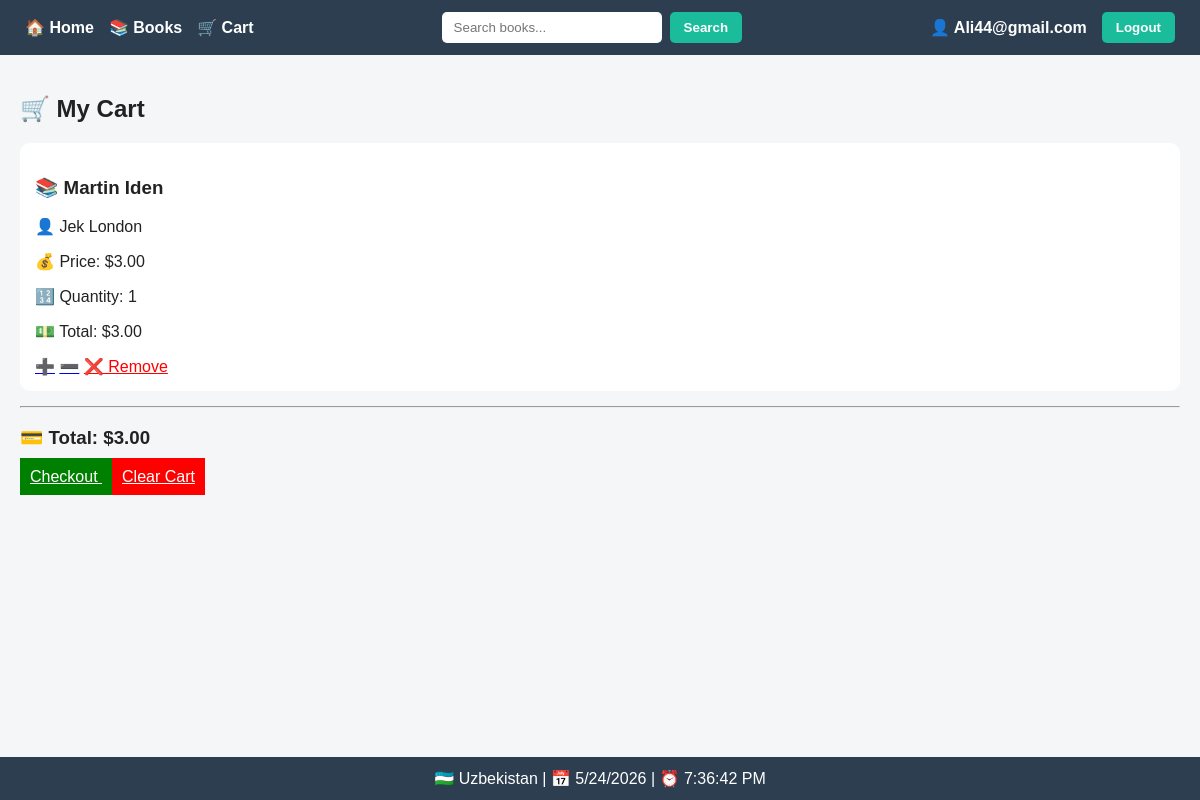
Before: /books/cart/ (signed in) with the older database file.
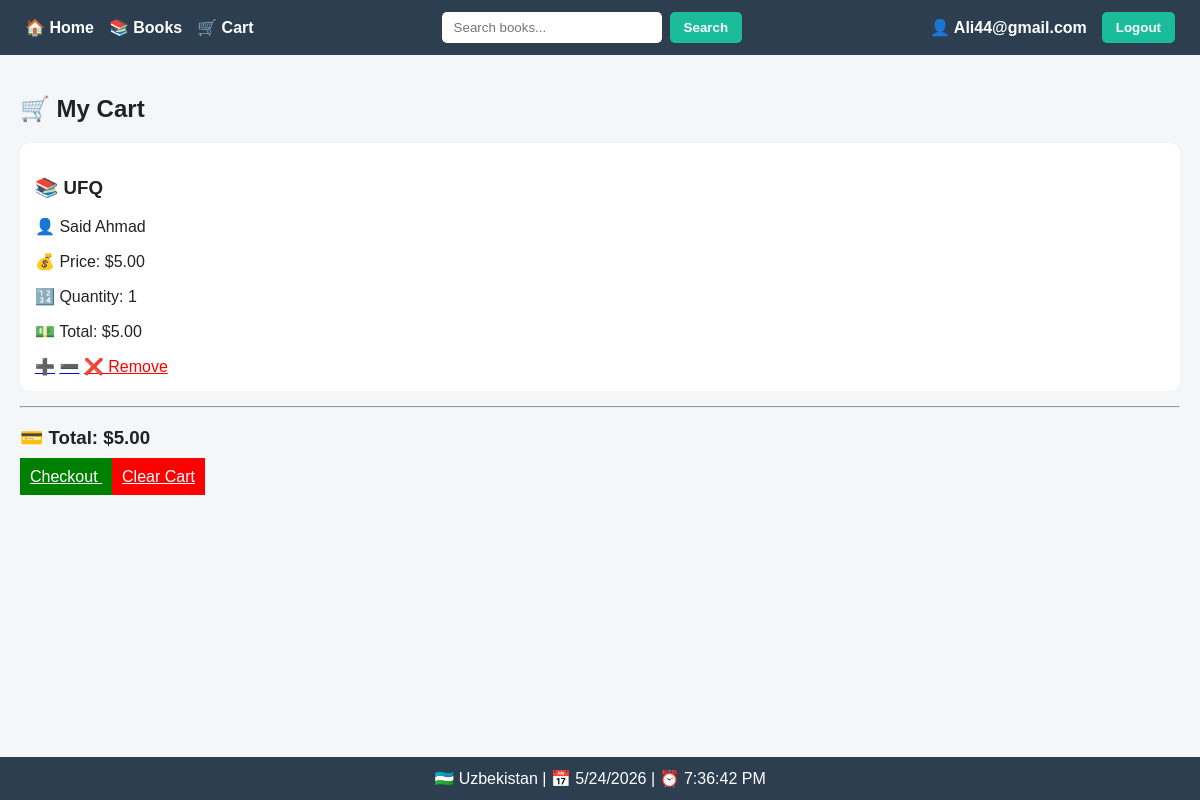
After: the same page with the newer database file.
### books/models.py (models this page shows, shortened)
class CartItem(models.Model):
    cart = models.ForeignKey(
        Cart,
        on_delete=models.CASCADE,
        related_name='items'
    )
    book = models.ForeignKey(
        Book,
        on_delete=models.CASCADE
    )
    quantity = models.PositiveIntegerField(default=1)

class Book(models.Model):
    title = models.CharField(max_length=255)
    author = models.CharField(max_length=255)
    image = models.ImageField(
        upload_to='books/',
        null=True,
        blank=True
    )
    price = models.DecimalField(
        max_digits=10,
        decimal_places=2
    )
    description = models.TextField(
        blank=True,
        null=True
    )
    is_deleted = models.BooleanField(default=False)

### books/views.py (the view)
@login_required
def cart_view(request):
    cart = get_cart(request.user)
    items = cart.items.select_related('book')
    total = sum(i.book.price * i.quantity for i in items)
    return render(request, 'books/cart.html', {
        'items': items,
        'total': total
    })

### books/views.py (called while the page is built)
def get_cart(user):
    if not user.is_authenticated:
        return None
    cart, _ = Cart.objects.get_or_create(user=user)
    return cart

### books/templates/books/cart.html
{% extends 'base.html' %}
{% block content %}
<h2>🛒 My Cart</h2>
{% if items %}
    {% for item in items %}
        <div style="background:white;padding:15px;margin-bottom:15px;border-radius:10px;">
            <h3>📚 {{ item.book.title }}</h3>
            <p>👤 {{ item.book.author }}</p>
            <p>💰 Price: ${{ item.book.price }}</p>
            <p>🔢 Quantity: {{ item.quantity }}</p>
            <p>💵 Total: ${{ item.book.price|floatformat:2 }}</p>
            <a href="{% url 'increase_item' item.id %}">➕</a>
            <a href="{% url 'decrease_item' item.id %}">➖</a>
            <a href="{% url 'remove_from_cart' item.id %}" style="color:red;">
                ❌ Remove
            </a>
        </div>
    {% endfor %}
    <hr>
    <h3>💳 Total: ${{ total }}</h3>
    <a href="{% url 'checkout' %}" style="background:green;color:white;padding:10px;">
        Checkout
    </a>
    <a href="{% url 'clear_cart' %}" style="background:red;color:white;padding:10px;">
        Clear Cart
    </a>
{% else %}
    <p>🛒 Cart empty</p>
{% endif %}
{% endblock %}

Changed rows visible on the page:
removed CartItem: book "Martin Iden", book.author "Jek London", book.price "3.00", quantity "1"
added CartItem: book "UFQ", book.author "Said Ahmad", book.price "5.00", quantity "1"
Other visible differences:
{{ total }}: "3.00" → "5.00"
